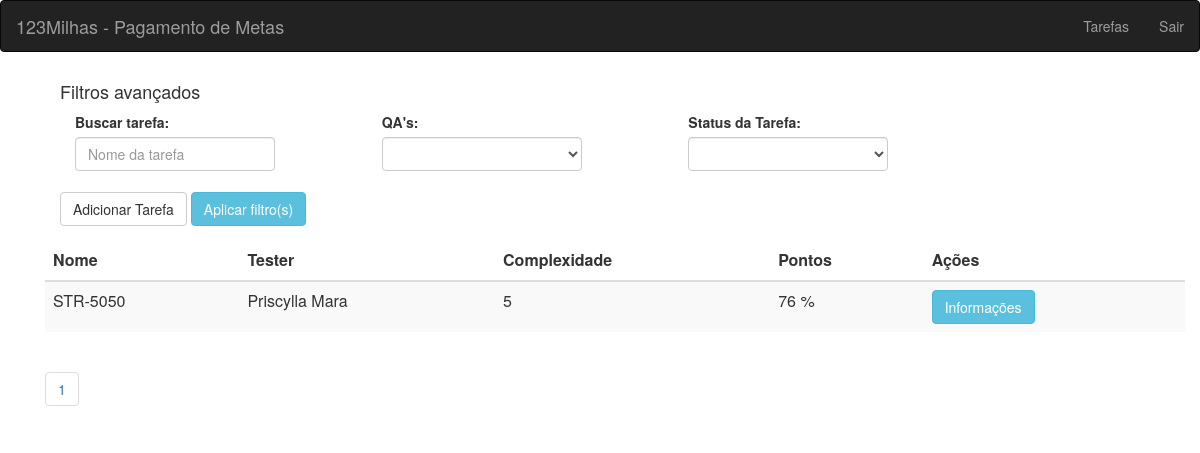
Page /tasks (signed in) on the earlier database version.
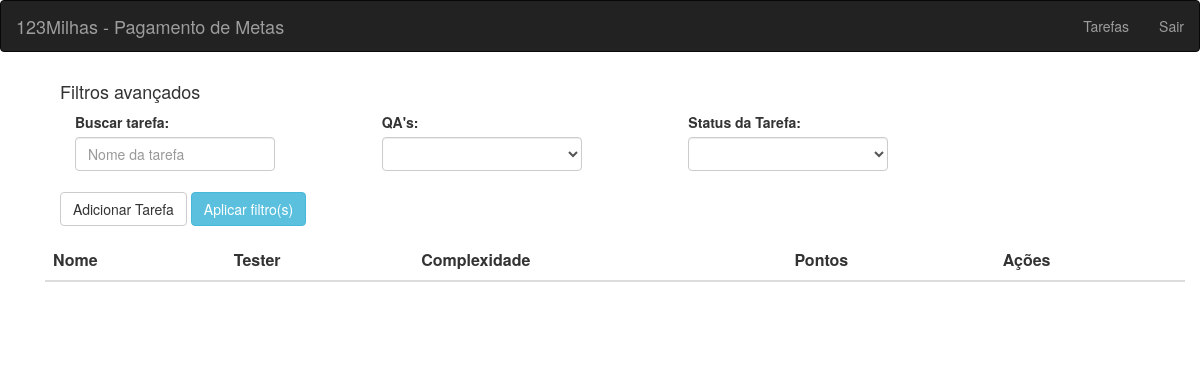
Same page on the later database version.
### tables this page shows
CREATE TABLE IF NOT EXISTS `tasks` (
  `id` int(11) unsigned NOT NULL AUTO_INCREMENT,
  `fk_employee_id` int(11) unsigned NOT NULL,
  `fk_complexity_id` int(11) unsigned NOT NULL,
  `task` varchar(50) DEFAULT NULL,
  `points` int(3) DEFAULT NULL,
  `evaluate` int(1) NOT NULL DEFAULT '0',
  `pay` int(1) NOT NULL DEFAULT '0',
  PRIMARY KEY (`id`),
  KEY `fk_employee_id` (`fk_employee_id`),
  KEY `fk_complexity_id` (`fk_complexity_id`),
  CONSTRAINT `fk_complexity_id` FOREIGN KEY (`fk_complexity_id`) REFERENCES `complexities` (`id`) ON DELETE CASCADE ON UPDATE CASCADE,
  CONSTRAINT `fk_employee_id` FOREIGN KEY (`fk_employee_id`) REFERENCES `employees` (`id`) ON DELETE CASCADE ON UPDATE CASCADE
);

CREATE TABLE IF NOT EXISTS `employees` (
  `id` int(11) unsigned NOT NULL AUTO_INCREMENT,
  `name` varchar(100) DEFAULT NULL,
  PRIMARY KEY (`id`)
);

CREATE TABLE IF NOT EXISTS `complexities` (
  `id` int(11) unsigned NOT NULL AUTO_INCREMENT,
  `fibonacci` int(11) DEFAULT NULL,
  PRIMARY KEY (`id`)
);

### core/controller.php (called while the page is built, shortened)
<?php
class controller
{
    public function loadTemplate($viewName, $viewData = array()) {
        require 'views/template.php';
    }
    public function loadViewInTemplate($viewName, $viewData = array()) {
        extract($viewData);
        require 'views/'.$viewName.'.php';
    }
}

### controllers/tasksController.php (called while the page is built, shortened)
<?php
class tasksController extends controller
{
    public function index()
    {
        $data = array();
        $t = new Task();
        $e = new Employee();
        $filters = array(
            'employee' => '',
            'status' => ''
        );
        $total_tasks = $t->getTotalTasks($filters);
        $p = 1;
        $per_page = 6;
        $total_pages = ceil($total_tasks / $per_page);
        $tasks = $t->getTasks($p, $per_page, $filters);
        $data['total_tasks'] = $total_tasks;
        $data['tasks'] = $tasks;
        $data['employees'] = $e->getEmployees();
        $data['filters'] = $filters;
        $data['total_pages'] = $total_pages;
        $this->loadTemplate('tasks', $data);
    }
}

### core/Core.php (called while the page is built, shortened)
<?php
class Core
{
    public function run()
    {
        $url = explode('index.php', $_SERVER['PHP_SELF']);
        $url = end($url);
        $params = array();
        if (!empty($url) && $url != '/') {
            $url = explode('/', $url);
            array_shift($url);
            array_shift($url);
            if (isset($url[0])) {
                $currentAction = $url[0];
                array_shift($url);
            } else {
                $currentAction = 'index';
            }
        } else {
            $currentController = 'homeController';
            $currentAction = 'index';
        }
        $c = new $currentController();
        call_user_func_array(array($c, $currentAction), $params);
    }
}

### index.php (called while the page is built, shortened)
<?php
$core = new Core();
$core->run();
?>

### core/model.php (called while the page is built, shortened)
<?php
class model {
    public function __construct()
    {
        global $db;
        $this->db = $db;
    }
}

### models/Employee.php (called while the page is built)
<?php
class Employee extends model
{
    public function getEmployees()
    {
        $array = array();
        $sql = "SELECT * FROM employees";
        $sql = $this->db->query($sql);
        if ($sql->rowCount() > 0) {
            $array = $sql->fetchAll();
        }
        return $array;
    }
}

### models/Task.php (called while the page is built, shortened)
<?php
class Task extends model
{
    public function getTotalTasks($filters)
    {
        $filtrostring = array('1=1');
        $sql = $this->db->prepare("SELECT COUNT(*) as c FROM tasks WHERE ".implode(' AND ', $filtrostring));
        $sql->execute();
        $row = $sql->fetch();
        return $row['c'];
    }
    public function getTasks($page, $per_page, $filters)
    {
        $offset = ($page - 1) * $per_page;
        $array = array();
        $filtrostring = array('1=1');
        $sql = $this->db->prepare("SELECT t.id, t.task, e.name, c.fibonacci, t.points, t.evaluate, t.pay FROM tasks t
                JOIN employees e
                ON (e.id = t.fk_employee_id)
                JOIN complexities c
                ON (c.id = t.fk_complexity_id)
                WHERE " . implode(' AND ', $filtrostring)." ORDER BY id DESC LIMIT $offset, $per_page");
        $sql->execute();
        if ($sql->rowCount() > 0) {
            $array = $sql->fetchAll();
        }
        return $array;
    }
}

### views/tasks.php (the view, shortened to what this page needs)
<div class="container">
    <div class="container-fluid">
        <div class="row">
            <div class="col-xs-10 col-xs-offset-0">
                <h4>Filtros avançados</h4>
                <form method="GET">
                    <div class="col-xs-3 col-xs-offset-0">
                        <label for="task">Buscar tarefa:</label>
                        <input type="text" name="filters[task]" id="task" class="form-control" placeholder="Nome da tarefa"/>
                    </div>
                    <div class="col-xs-3 col-xs-offset-1">
                        <label for="employee">QA's:</label>
                        <select id="employee" name="filters[employee]" class="form-control">
                            <option></option>
                            <?php foreach ($employees as $employee): ?>
                                <option value="<?php echo $employee['id']; ?>" <?php echo ($employee['id'] == $filters['employee']) ? 'selected="selected"' : ''; ?>><?php echo utf8_encode($employee['name']); ?></option>
                            <?php endforeach; ?>
                        </select>
                    </div>
                    <div class="col-xs-3 col-xs-offset-1">
                        <label for="status">Status da Tarefa:</label>
                        <select id="status" name="filters[status]" class="form-control">
                            <option></option>
                            <option value="1-1" <?php echo ($filters['status'] == '1-1') ? 'selected="selected"' : ''; ?>>
                            </option>
                        </select>
                    </div>
                    <br/>
                    <br/>
                    <br/>
                    <br/>
                    <div class="form-group">
                        <a href="<?php echo BASE_URL; ?>tasks/add" class="btn btn-default">Adicionar Tarefa</a>
                        <input type="submit" class="btn btn-info" value="Aplicar filtro(s)"/>
                    </div>
                </form>
            </div>
        </div>
    </div>
            <table class="table table-striped">
                <thead>
                <tr>
                    <th>Nome</th>
                    <th>Tester</th>
                    <th>Complexidade</th>
                    <th>Pontos</th>
                    <th>Ações</th>
                </tr>
                </thead>
                <?php
                foreach ($tasks as $task):
                    ?>
                    <tr>
                        <td><?php echo $task['task']; ?></td>
                        <td><?php echo $task['name']; ?></td>
                        <td><?php echo $task['fibonacci']; ?></td>
                        <td><?php echo $task['points']; ?> %</td>
                        <td>
                            <?php if ($task['evaluate'] == 0) : ?>
                                <a href="<?php echo BASE_URL; ?>tasks/evaluate/<?php echo $task['id']; ?>"
                                   class="btn btn-info">Avaliar</a>
                            <?php elseif ($task['pay'] == 0): ?>
                                <a href="<?php echo BASE_URL; ?>tasks/pay/<?php echo $task['id']; ?>"
                                   class="btn btn-info">Pagar</a>
                            <?php else : ?>
                                <a href="<?php echo BASE_URL; ?>tasks/info/<?php echo $task['id']; ?>"
                                   class="btn btn-info">Informações</a>
                            <?php endif; ?>
                        </td>
                    </tr>
                <?php endforeach; ?>
            </table>
    <ul class="pagination">
        <?php for ($q = 1; $q <= $total_pages; $q++): ?>
            <li class="<?php echo ($p == $q) ? 'active' : ''; ?>">
                <a href="<?php echo BASE_URL; ?>tasks?p=<?php echo $q; ?>"><?php echo $q; ?></a></li>
        <?php endfor; ?>
    </ul>
</div>

### views/template.php (shortened to what this page needs)
<html>
    <head>
	    <link href="<?php echo BASE_URL; ?>assets/css/bootstrap.min.css" rel="stylesheet">
	    <link href="<?php echo BASE_URL; ?>assets/css/template.css" rel="stylesheet">
    </head>
    <body>
		<nav class="navbar navbar-inverse">
            <div class="container-fluid">
                <div class="navbar-header">
                    <a href="<?php echo BASE_URL; ?>" class="navbar-brand">123Milhas - Pagamento de Metas</a>
                </div>
                <ul class="nav navbar-nav navbar-right">
                    <?php if (isset($_SESSION['logged']) && !empty($_SESSION['logged'])): ?>
                        <li><a href="<?php echo BASE_URL; ?>tasks">Tarefas</a></li>
                        <li><a href="<?php echo BASE_URL; ?>login/sair">Sair</a></li>
                    <?php else: ?>
                        <li><a href="<?php echo BASE_URL; ?>cadastro">Cadastre-se</a></li>
                        <li><a href="<?php echo BASE_URL; ?>login">Login</a></li>
                    <?php endif; ?>
                </ul>
            </div>
		</nav>
		<div class="container">
	        <?php
	        $this->loadViewInTemplate($viewName, $viewData);
	        ?>
	    </div>
    </body>
</html>

Differences in the rows shown:
removed tasks: task "STR-5050", fk_employee.name "Priscylla Mara", fk_complexity.fibonacci "5", points "76"
Other differences:
list line gone: "1"
